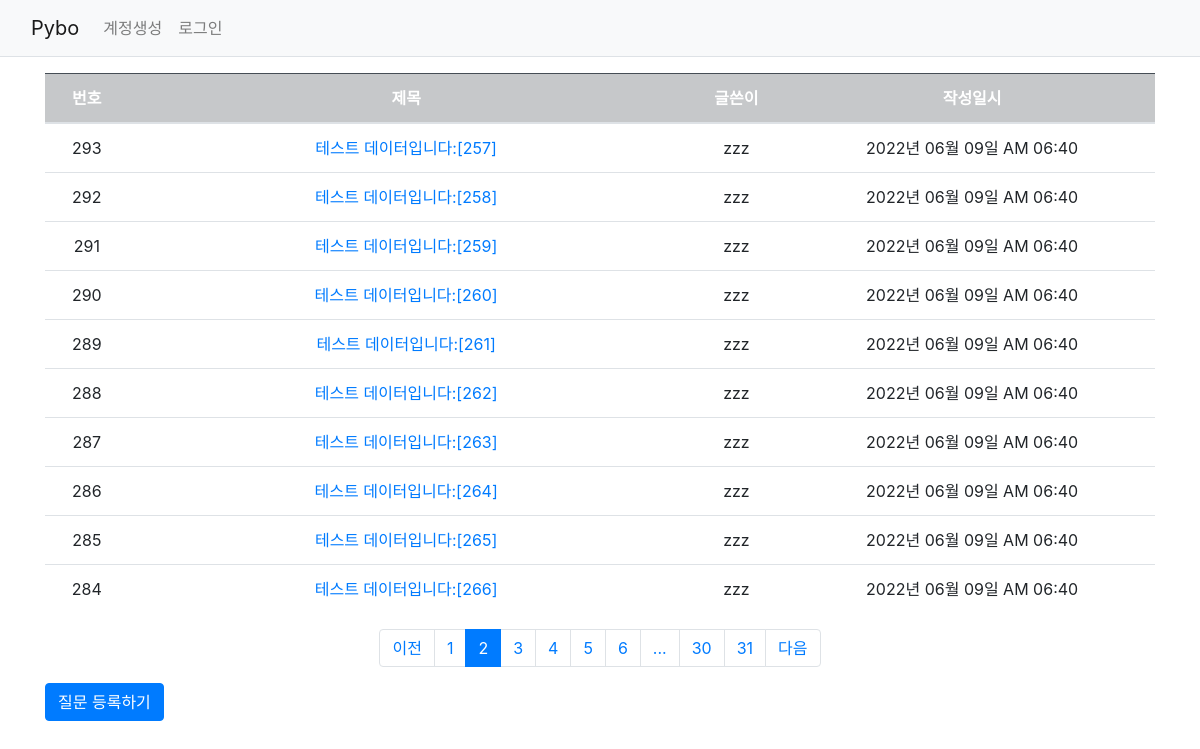
/question/list/?page=2, run on the app's committed database.
### pybo/models.py (models this page shows)
class Question(db.Model):
    id = db.Column(db.Integer, primary_key=True)
    subject = db.Column(db.String(200), nullable=False)
    content = db.Column(db.Text(), nullable=False)
    create_date = db.Column(db.DateTime(), nullable=False)
    user_id = db.Column(db.Integer, db.ForeignKey('user.id', ondelete='CASCADE'), nullable=False)
    user = db.relationship('User', backref=db.backref('question_set'))

class User(db.Model):
    id = db.Column(db.Integer, primary_key=True)
    username = db.Column(db.String(150), unique=True, nullable=False)
    password = db.Column(db.String(200), nullable=False)
    email = db.Column(db.String(120), unique=True, nullable=False)

### pybo/views/question_views.py (the view)
@bp.route('/list/')
def _list():
    page = request.args.get('page', type=int, default=1)
    question_list = Question.query.order_by(Question.create_date.desc())
    question_list = question_list.paginate(page, per_page=10)
    return render_template('question/question_list.html', question_list=question_list)

### pybo/filter.py (called while the page is built)
def format_datetime(value, fmt='%Y년 %m월 %d일 %p %I:%M'):
    return value.strftime(fmt)

### pybo/views/auth_views.py (called while the page is built)
@bp.before_app_request
def load_logged_in_user():
    user_id = session.get('user_id')
    if user_id is None:
        g.user = None
    else:
        g.user = User.query.get(user_id)

### pybo/templates/question/question_list.html (shortened to what this page needs)
{% extends 'base.html' %}
{% block content %}
<div class = "container my-3">
    <table class = "table">
        <thead>
        <tr class ="text-center table-dark">
            <th>번호</th>
            <th style="width:50%">제목</th>
            <th>글쓴이</th>
            <th>작성일시</th>
        </tr>
        </thead>
        <tbody>
        {% if question_list %}
        {% for question in question_list.items %}
        <tr  class="text-center">
            <td>{{ question_list.total - ((question_list.page-1) * question_list.per_page) - loop.index0 }}</td>
            <td class="text-start">
                <a href = "{{ url_for('question.detail', question_id=question.id) }}">{{ question.subject }}</a>
            </td>
            <td>{{ question.user.username }}</td>
            <td>{{ question.create_date|datetime }}</td>
        </tr>
        {% endfor %}
        {% else %}
        <tr>
            <td colspan="3">질문이 없습니다.</td>
        </tr>
        {% endif %}
        </tbody>
    </table>
    <ul class="pagination justify-content-center">
        {% if question_list.has_prev %}
        <li class="page-item">
            <a class="page-link" href="?page={{ question_list.prev_num }}">이전</a>
        </li>
        {% else %}
        <li class="page-item disabled">
            <a class="page-link" tabindex="-1" aria-disabled="true" href="javascript:void(0)">이전</a>
        </li>
        {% endif %}
        {% for page_num in question_list.iter_pages() %}
        {% if page_num %}
        {% if page_num != question_list.page %}
        <li class="page-item">
            <a class="page-link" href="?page={{ page_num }}">{{ page_num }}</a>
        </li>
        {% else %}
        <li class="page-item active" aria-current="page">
            <a class="page-link" href="javascript:void(0)">{{ page_num }}</a>
        </li>
        {% endif %}
        {% else %}
        <li class="disabled">
            <a class="page-link" href="javascript:void(0)">...</a>
        </li>
        {% endif %}
        {% endfor %}
        {% if question_list.has_next %}
        <li class="page-item">
            <a class="page-link" href="?page={{ question_list.next_num }}">다음</a>
        </li>
        {% else %}
        <li class="page-item disabled">
            <a class="page-link" tabindex="-1" aria-disabled="true" href="javascript:void(0)">다음</a>
        </li>
        {% endif %}
    </ul>
    <a href="{{ url_for('question.create') }}" class = "btn btn-primary">질문 등록하기</a>
</div>
{% endblock %}

### data on the page
Question: total "293", subject "테스트 데이터입니다:[257]", user.username "zzz", create_date "2022년 06월 09일 AM 06:40"
Question: total "292", subject "테스트 데이터입니다:[258]", user.username "zzz", create_date "2022년 06월 09일 AM 06:40"
Question: total "291", subject "테스트 데이터입니다:[259]", user.username "zzz", create_date "2022년 06월 09일 AM 06:40"
Question: total "290", subject "테스트 데이터입니다:[260]", user.username "zzz", create_date "2022년 06월 09일 AM 06:40"
Question: total "289", subject "테스트 데이터입니다:[261]", user.username "zzz", create_date "2022년 06월 09일 AM 06:40"
Question: total "288", subject "테스트 데이터입니다:[262]", user.username "zzz", create_date "2022년 06월 09일 AM 06:40"
Question: total "287", subject "테스트 데이터입니다:[263]", user.username "zzz", create_date "2022년 06월 09일 AM 06:40"
Question: total "286", subject "테스트 데이터입니다:[264]", user.username "zzz", create_date "2022년 06월 09일 AM 06:40"
Question: total "285", subject "테스트 데이터입니다:[265]", user.username "zzz", create_date "2022년 06월 09일 AM 06:40"
Question: total "284", subject "테스트 데이터입니다:[266]", user.username "zzz", create_date "2022년 06월 09일 AM 06:40"

### other printed values
{{ page_num }} "1" "3" "4" "5" "6" "30" "31"
{{ page_num }} "2"
